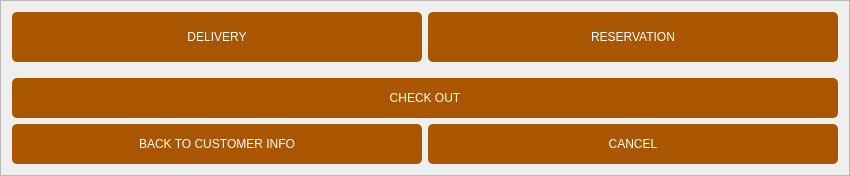
         <widget class="QFrame" name="frame_5">
          <property name="minimumSize">
           <size>
            <width>400</width>
            <height>70</height>
           </size>
          </property>
          <property name="frameShape">
           <enum>QFrame::StyledPanel</enum>
          </property>
          <property name="frameShadow">
           <enum>QFrame::Raised</enum>
          </property>
          <layout class="QGridLayout" name="gridLayout_2">
           <item row="1" column="0">
            <spacer name="verticalSpacer">
             <property name="orientation">
              <enum>Qt::Vertical</enum>
             </property>
             <property name="sizeType">
              <enum>QSizePolicy::Fixed</enum>
             </property>
             <property name="sizeHint" stdset="0">
              <size>
               <width>20</width>
               <height>10</height>
              </size>
             </property>
            </spacer>
           </item>
           <item row="0" column="0" colspan="2">
            <widget class="QPushButton" name="pushButton_4">
             <property name="minimumSize">
              <size>
               <width>410</width>
               <height>50</height>
              </size>
             </property>
             <property name="toolTip">
              <string>&lt;html&gt;&lt;head/&gt;&lt;body&gt;&lt;p&gt;&lt;span style=&quot; font-weight:600;&quot;&gt;Delivery Button&lt;/span&gt;&lt;/p&gt;&lt;p&gt;&lt;span style=&quot; font-weight:600;&quot;&gt;-&lt;/span&gt;Clicked it if you want your order to be delivered&lt;span style=&quot; font-weight:600;&quot;&gt;.&lt;/span&gt;&lt;/p&gt;&lt;/body&gt;&lt;/html&gt;</string>
             </property>
             <property name="styleSheet">
              <string notr="true">QPushButton
{
	
	font: 20pt &quot;Corbel Light&quot;;
	color: rgb(255, 255, 255);
	background-color: rgb(170, 85, 0);
    border-radius:5px;
	

	
}

QPushButton:hover
{
	background-color: rgb(0, 255, 255);
	border:0px solid rgb(255,255,255);
	border-style: outset;
	border-width: 2px;
	margin-bottom: 1px;
}
QPushButton:pressed
{
	background-color: rgb(170, 85, 0);
	background-color: rgba(0, 120, 252, 150);
    border-style: inset;
    border-width: 2px;
}</string>
             </property>
             <property name="text">
              <string>DELIVERY</string>
             </property>
             <property name="icon">
              <iconset resource="Images.qrc">
               <normaloff>:/newPrefix/delivery.png</normaloff>:/newPrefix/delivery.png</iconset>
             </property>
             <property name="iconSize">
              <size>
               <width>40</width>
               <height>40</height>
              </size>
             </property>
            </widget>
           </item>
           <item row="2" column="0" colspan="4">
            <widget class="QPushButton" name="pushButton_72">
             <property name="minimumSize">
              <size>
               <width>0</width>
               <height>40</height>
              </size>
             </property>
             <property name="maximumSize">
              <size>
               <width>16777215</width>
               <height>40</height>
              </size>
             </property>
             <property name="toolTip">
              <string>&lt;html&gt;&lt;head/&gt;&lt;body&gt;&lt;p&gt;&lt;span style=&quot; font-weight:600;&quot;&gt;Check Out Button&lt;/span&gt;&lt;/p&gt;&lt;p&gt;&lt;span style=&quot; font-weight:600;&quot;&gt;-&lt;/span&gt; After you put your order &amp;quot;Click this button&amp;quot;  to continue fill up the necessary info that we needed to confirm your order transaction.&lt;/p&gt;&lt;/body&gt;&lt;/html&gt;</string>
             </property>
             <property name="styleSheet">
              <string notr="true">QPushButton
{
	
	font: 20pt &quot;Corbel Light&quot;;
	color: rgb(255, 255, 255);
	background-color: rgb(170, 85, 0);
    border-radius:5px;
	

	
}

QPushButton:hover
{
	background-color: rgb(0, 255, 255);
	border:0px solid rgb(255,255,255);
	border-style: outset;
	border-width: 2px;
	margin-bottom: 1px;
}
QPushButton:pressed
{
	background-color: rgb(170, 85, 0);
	background-color: rgba(0, 120, 252, 150);
    border-style: inset;
    border-width: 2px;
}</string>
             </property>
             <property name="text">
              <string>CHECK OUT</string>
             </property>
             <property name="autoExclusive">
              <bool>true</bool>
             </property>
             <property name="autoDefault">
              <bool>false</bool>
             </property>
             <property name="default">
              <bool>true</bool>
             </property>
            </widget>
           </item>
           <item row="3" column="0" colspan="2">
            <widget class="QPushButton" name="pushButton_3">
             <property name="minimumSize">
              <size>
               <width>0</width>
               <height>40</height>
              </size>
             </property>
             <property name="toolTip">
              <string>&lt;html&gt;&lt;head/&gt;&lt;body&gt;&lt;p&gt;&lt;span style=&quot; font-weight:600;&quot;&gt;Back To Customer Info Button&lt;/span&gt;&lt;/p&gt;&lt;p&gt;- Clicked it to return to the customer info window, if you want to change your info there.&lt;/p&gt;&lt;/body&gt;&lt;/html&gt;</string>
             </property>
             <property name="styleSheet">
              <string notr="true">QPushButton
{
	
	font: 20pt &quot;Corbel Light&quot;;
	color: rgb(255, 255, 255);
	background-color: rgb(170, 85, 0);
    border-radius:5px;
	

	
}

QPushButton:hover
{
	background-color: rgb(0, 255, 255);
	border:0px solid rgb(255,255,255);
	border-style: outset;
	border-width: 2px;
	margin-bottom: 1px;
}
QPushButton:pressed
{
	background-color: rgb(170, 85, 0);
	background-color: rgba(0, 120, 252, 150);
    border-style: inset;
    border-width: 2px;
}</string>
             </property>
             <property name="text">
              <string>BACK TO CUSTOMER INFO</string>
             </property>
            </widget>
           </item>
           <item row="3" column="2" colspan="2">
            <widget class="QPushButton" name="pushButton_8">
             <property name="minimumSize">
              <size>
               <width>0</width>
               <height>40</height>
              </size>
             </property>
             <property name="toolTip">
              <string>&lt;html&gt;&lt;head/&gt;&lt;body&gt;&lt;p&gt;&lt;span style=&quot; font-weight:600;&quot;&gt;Cancel Button&lt;/span&gt;&lt;/p&gt;&lt;p&gt;- Clicked it to cancel your order.&lt;/p&gt;&lt;p&gt;&lt;span style=&quot; font-weight:600;&quot;&gt;NOTE&lt;/span&gt;: All your input will be erased. if you clicked it.&lt;/p&gt;&lt;/body&gt;&lt;/html&gt;</string>
             </property>
             <property name="styleSheet">
              <string notr="true">QPushButton
{
	
	font: 20pt &quot;Corbel Light&quot;;
	color: rgb(255, 255, 255);
	background-color: rgb(170, 85, 0);
    border-radius:5px;
	

	
}

QPushButton:hover
{
	background-color: rgb(0, 255, 255);
	border:0px solid rgb(255,255,255);
	border-style: outset;
	border-width: 2px;
	margin-bottom: 1px;
}
QPushButton:pressed
{
	background-color: rgb(170, 85, 0);
	background-color: rgba(0, 120, 252, 150);
    border-style: inset;
    border-width: 2px;
}</string>
             </property>
             <property name="text">
              <string>CANCEL</string>
             </property>
            </widget>
           </item>
           <item row="0" column="2" colspan="2">
            <widget class="QPushButton" name="pushButton_14">
             <property name="minimumSize">
              <size>
               <width>410</width>
               <height>50</height>
              </size>
             </property>
             <property name="toolTip">
              <string>&lt;html&gt;&lt;head/&gt;&lt;body&gt;&lt;p&gt;&lt;span style=&quot; font-weight:600;&quot;&gt;Resevation Button&lt;/span&gt;&lt;/p&gt;&lt;p&gt;&lt;span style=&quot; font-weight:600;&quot;&gt;-&lt;/span&gt;Clicked it if you want your order to be reserved&lt;span style=&quot; font-weight:600;&quot;&gt;.&lt;/span&gt;&lt;/p&gt;&lt;/body&gt;&lt;/html&gt;</string>
             </property>
             <property name="styleSheet">
              <string notr="true">QPushButton
{
	
	font: 20pt &quot;Corbel Light&quot;;
	color: rgb(255, 255, 255);
	background-color: rgb(170, 85, 0);
    border-radius:5px;
	

	
}

QPushButton:hover
{
	background-color: rgb(0, 255, 255);
	border:0px solid rgb(255,255,255);
	border-style: outset;
	border-width: 2px;
	margin-bottom: 1px;
}
QPushButton:pressed
{
	background-color: rgb(170, 85, 0);
	background-color: rgba(0, 120, 252, 150);
    border-style: inset;
    border-width: 2px;
}</string>
             </property>
             <property name="text">
              <string>RESERVATION</string>
             </property>
             <property name="icon">
              <iconset resource="Images.qrc">
               <normaloff>:/newPrefix/reservation.png</normaloff>:/newPrefix/reservation.png</iconset>
             </property>
             <property name="iconSize">
              <size>
               <width>40</width>
               <height>40</height>
              </size>
             </property>
            </widget>
           </item>
          </layout>
         </widget>
